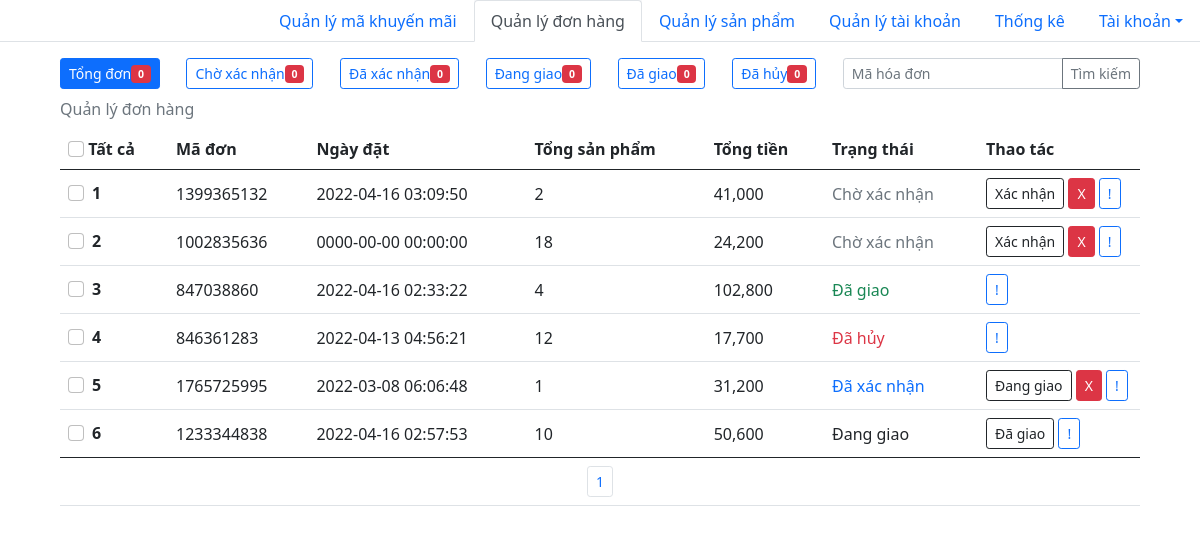
The page /admin/quanly_donhang.php on the database as committed earlier.
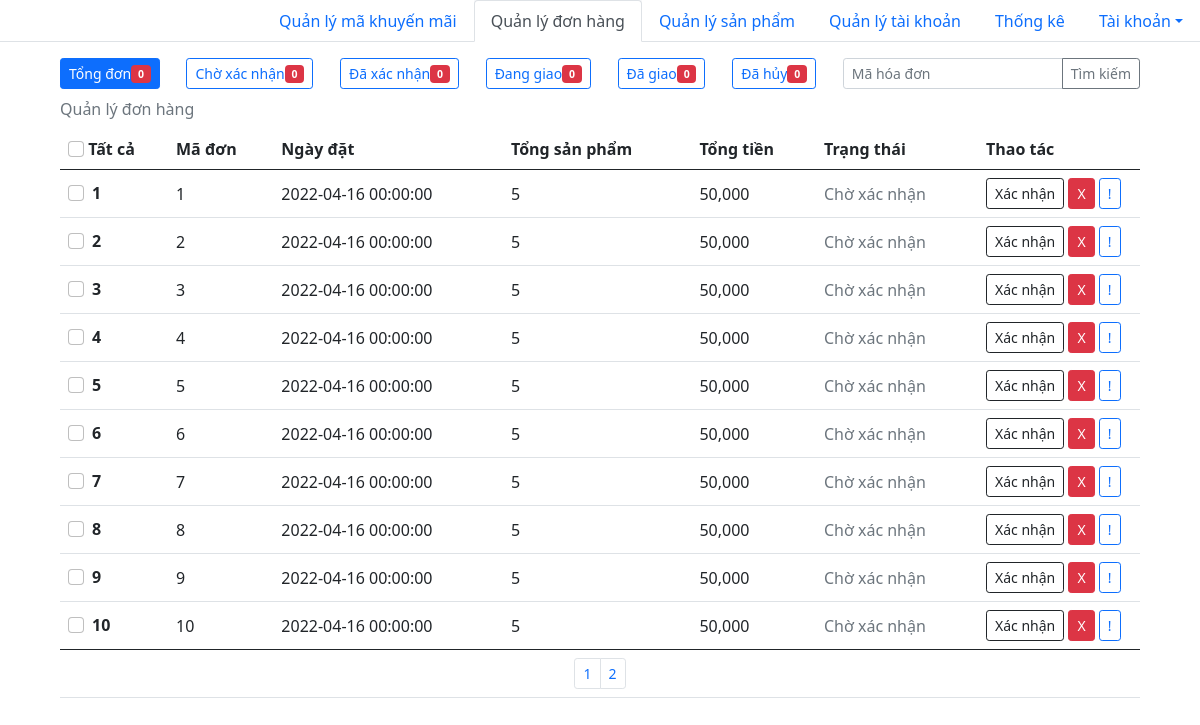
The same page on the database as committed later.
### tables this page shows
CREATE TABLE `hoadon` (
  `id_hoadon` int(11) NOT NULL,
  `id_user` int(11) NOT NULL,
  `ngaymua` datetime NOT NULL,
  `fullname` varchar(50) NOT NULL,
  `phone` varchar(11) NOT NULL,
  `address` varchar(100) NOT NULL,
  `total_product` int(11) NOT NULL,
  `magiamgia` varchar(100) DEFAULT NULL,
  `total_money` int(11) NOT NULL,
  `statuss` varchar(50) NOT NULL
);

### query.php (called while the page is built, shortened)
<?php
function connection(){
    $conn = mysqli_connect(HOST, USERNAME, PASSWORD, DATABASE);
    return $conn;
}
function executeResult($sql){
	$conn = connection();
	$result = mysqli_query($conn, $sql);
	$data   = [];
	if ($result != null) {
		while ($row = mysqli_fetch_assoc($result)) {
			$data[] = $row;
		}
	}
	return $data;
}
function countRow($sql){
    $conn=connection();
    $result=mysqli_query($conn, $sql);
    $numrow=0;
    if($result){
        $numrow=mysqli_num_rows($result);
    }else $numrow=0;
    return $numrow;
}
?>

### admin/quanly_donhang.php (the view, shortened to what the changed rows need)
<!DOCTYPE html>
<html lang="en">
<head>
    <link href="https://cdn.jsdelivr.net/npm/bootstrap@5.0.2/dist/css/bootstrap.min.css" rel="stylesheet">
</head>
<body>
    <div class="d-block m-auto" style="width: 90%;">
        <?php
        require_once('../query.php');
            $page= isset($_GET['page']) ? $_GET['page'] : 1;
            $start=($page-1)*10;
            $result = executeResult("SELECT * FROM hoadon ORDER BY `hoadon`.`statuss` ASC  LIMIT $start, 10");
            $count = countRow('SELECT * FROM hoadon');
        ?>
        <table class="table align-middle caption-top">
            <caption>Quản lý đơn hàng</caption>
            <thead>
                <tr>
                    <th scope="col" style="width:10%">
                        <input class="form-check-input" type="checkbox" value="" id="flexCheckDefault">
                        <label>Tất cả</label>
                    </th>
                    <th scope="col">Mã đơn</th>
                    <th scope="col">Ngày đặt</th>
                    <th scope="col">Tổng sản phẩm</th>
                    <th scope="col">Tổng tiền</th>
                    <th scope="col">Trạng thái</th>
                    <th scope="col" style="width:15%">Thao tác</th>
                </tr>
            </thead>
            <tbody id="table_tbody_donhang">
                <?php
                $i = 1;
                foreach ($result as $row) {
                    echo '<tr>
                        <th scope="row">
                            <div class="form-check">
                                <input class="form-check-input" type="checkbox" value="" id="flexCheckDefault" />
                                <span>' . $i++ . '</span>
                            </div>
                        </th>
                        <td>' . $row['id_hoadon'] . '</td>
                        <td>' . $row['ngaymua'] . '</td>
                        <td>' . number_format($row['total_product']) . '</td>
                        <td>' . number_format($row['total_money']) . '</td>';
                    if ($row['statuss'] == 'Đã xác nhận') {
                        echo '<td><p class="mb-0 text-primary" style="font-weight: 500;">' . $row['statuss'] . '</p></td>
                            <td>
                                <a class="btn btn-outline-dark btn-sm" onclick="thaotac(' . $row["id_hoadon"] . ', `Đang giao`, this)">Đang giao</a>
                                <a class="btn btn-danger btn-sm" id="id' . $row['id_hoadon'] . '" onclick="thaotac(' . $row['id_hoadon'] . ', `Đã hủy`, this)">X</a>
                                <a class="btn btn-outline-primary btn-sm" href="./chitietdonhang.php?id=' . $row['id_hoadon'] . '">!</a>
                            </td>
                        </tr>';
                    }
                    if ($row['statuss'] == 'Đã giao') {
                        echo '<td><p class="mb-0 text-success" style="font-weight: 500;">' . $row['statuss'] . '</p></td><td>
                            <a class="btn btn-outline-primary btn-sm" href="./chitietdonhang.php?id=' . $row['id_hoadon'] . '">!</a>
                            </td>
                        </tr>';
                    }
                    if ($row['statuss'] == 'Chờ xác nhận') {
                        echo '<td><p class="mb-0 text-secondary" style="font-weight: 500;">' . $row['statuss'] . '</p></td>
                            <td>
                                <a class="btn btn-outline-dark btn-sm" id="id' . $row['id_hoadon'] . '" onclick="thaotac(' . $row['id_hoadon'] . ', `Đã xác nhận`, this)">Xác nhận</a>
                                <a class="btn btn-danger btn-sm" id="id' . $row['id_hoadon'] . '" onclick="thaotac(' . $row['id_hoadon'] . ', `Đã hủy`, this)">X</a>
                                <a class="btn btn-outline-primary btn-sm" href="./chitietdonhang.php?id=' . $row['id_hoadon'] . '">!</a>
                            </td>
                        </tr>';
                    }
                    if ($row['statuss'] == 'Đang giao') {
                        echo '<td><p class="mb-0" style="font-weight: 500;">' . $row['statuss'] . '</p></td>
                            <td>
                                <a class="btn btn-outline-dark btn-sm" id="id' . $row['id_hoadon'] . '" onclick="thaotac(' . $row['id_hoadon'] . ', `Đã giao`, this)">Đã giao</a>
                                <a class="btn btn-outline-primary btn-sm" href="./chitietdonhang.php?id=' . $row['id_hoadon'] . '">!</a>
                            </td>
                        </tr>';
                    }
                    if ($row['statuss'] == 'Đã hủy') {
                        echo '<td><p class="mb-0 text-danger" style="font-weight: 500;">' . $row['statuss'] . '</p></td>
                            <td>
                                <a class="btn btn-outline-primary btn-sm" href="./chitietdonhang.php?id=' . $row['id_hoadon'] . '">!</a>
                            </td>
                        </tr>';
                    }
                }
                ?>
            </tbody>
            <tfoot>
                <td colspan="7">
                    <nav aria-label="Page navigation example">
                        <ul class="pagination pagination-sm justify-content-center m-0">
                            <?php
                                for($i=0; $i< ceil($count/10); $i++){
                                    echo '<li class="page-item"><a class="page-link" onclick="phantrang('.($i+1).')">'.($i+1).'</a></li>';
                                }
                            ?>
                        </ul>
                    </nav>
                </td>
            </tfoot>
        </table>
    </div>
</body>
</html>

Rows that differ between the two databases and show on the page:
no longer on this page (row unchanged): hoadon: id_hoadon "1399365132", ngaymua "2022-04-16 03:09:50", total_product "2", total_money "41,000", statuss "Chờ xác nhận"
no longer on this page (row unchanged): hoadon: id_hoadon "1002835636", ngaymua "0000-00-00 00:00:00", total_product "18", total_money "24,200", statuss "Chờ xác nhận"
no longer on this page (row unchanged): hoadon: id_hoadon "847038860", ngaymua "2022-04-16 02:33:22", total_product "4", total_money "102,800", statuss "Đã giao"
no longer on this page (row unchanged): hoadon: id_hoadon "846361283", ngaymua "2022-04-13 04:56:21", total_product "12", total_money "17,700", statuss "Đã hủy"
no longer on this page (row unchanged): hoadon: id_hoadon "1765725995", ngaymua "2022-03-08 06:06:48", total_product "1", total_money "31,200", statuss "Đã xác nhận"
no longer on this page (row unchanged): hoadon: id_hoadon "1233344838", ngaymua "2022-04-16 02:57:53", total_product "10", total_money "50,600", statuss "Đang giao"
added hoadon: id_hoadon "1", ngaymua "2022-04-16 00:00:00", total_product "5", total_money "50,000", statuss "Chờ xác nhận"
added hoadon: id_hoadon "2", ngaymua "2022-04-16 00:00:00", total_product "5", total_money "50,000", statuss "Chờ xác nhận"
added hoadon: id_hoadon "3", ngaymua "2022-04-16 00:00:00", total_product "5", total_money "50,000", statuss "Chờ xác nhận"
added hoadon: id_hoadon "4", ngaymua "2022-04-16 00:00:00", total_product "5", total_money "50,000", statuss "Chờ xác nhận"
added hoadon: id_hoadon "5", ngaymua "2022-04-16 00:00:00", total_product "5", total_money "50,000", statuss "Chờ xác nhận"
added hoadon: id_hoadon "6", ngaymua "2022-04-16 00:00:00", total_product "5", total_money "50,000", statuss "Chờ xác nhận"
added hoadon: id_hoadon "7", ngaymua "2022-04-16 00:00:00", total_product "5", total_money "50,000", statuss "Chờ xác nhận"
added hoadon: id_hoadon "8", ngaymua "2022-04-16 00:00:00", total_product "5", total_money "50,000", statuss "Chờ xác nhận"
added hoadon: id_hoadon "9", ngaymua "2022-04-16 00:00:00", total_product "5", total_money "50,000", statuss "Chờ xác nhận"
added hoadon: id_hoadon "10", ngaymua "2022-04-16 00:00:00", total_product "5", total_money "50,000", statuss "Chờ xác nhận"
Other text that changed with them:
new list line: "2"
